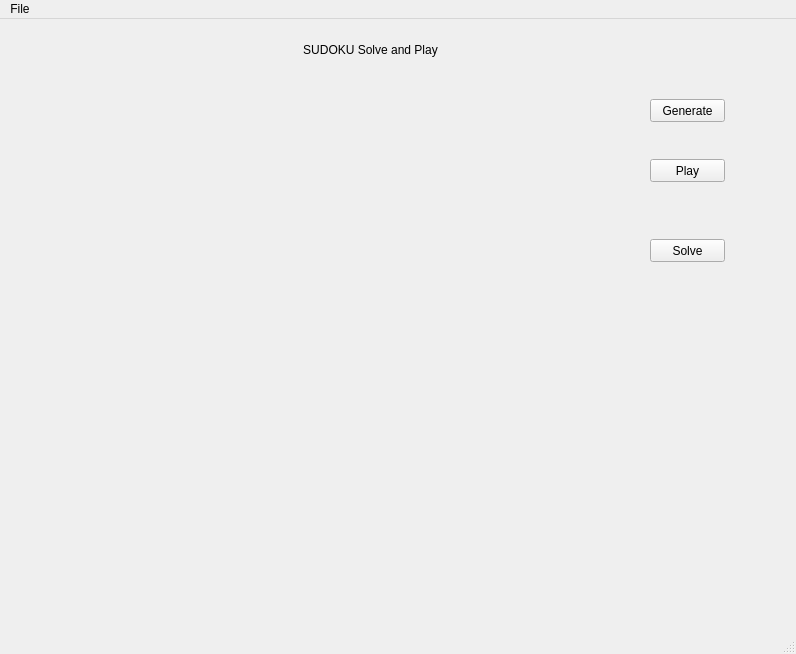
<?xml version="1.0" encoding="UTF-8"?>
<ui version="4.0">
 <class>MainWindow</class>
 <widget class="QMainWindow" name="MainWindow">
  <property name="geometry">
   <rect>
    <x>0</x>
    <y>0</y>
    <width>796</width>
    <height>654</height>
   </rect>
  </property>
  <property name="windowTitle">
   <string>MainWindow</string>
  </property>
  <widget class="QWidget" name="centralwidget">
   <widget class="QLabel" name="label">
    <property name="geometry">
     <rect>
      <x>50</x>
      <y>20</y>
      <width>641</width>
      <height>21</height>
     </rect>
    </property>
    <property name="text">
     <string>SUDOKU Solve and Play</string>
    </property>
    <property name="alignment">
     <set>Qt::AlignCenter</set>
    </property>
   </widget>
   <widget class="QPushButton" name="pushButton">
    <property name="geometry">
     <rect>
      <x>650</x>
      <y>80</y>
      <width>75</width>
      <height>23</height>
     </rect>
    </property>
    <property name="text">
     <string>Generate</string>
    </property>
   </widget>
   <widget class="QPushButton" name="pushButton_2">
    <property name="geometry">
     <rect>
      <x>650</x>
      <y>140</y>
      <width>75</width>
      <height>23</height>
     </rect>
    </property>
    <property name="text">
     <string>Play</string>
    </property>
   </widget>
   <widget class="QPushButton" name="pushButton_3">
    <property name="geometry">
     <rect>
      <x>650</x>
      <y>220</y>
      <width>75</width>
      <height>23</height>
     </rect>
    </property>
    <property name="text">
     <string>Solve</string>
    </property>
   </widget>
  </widget>
  <widget class="QMenuBar" name="menubar">
   <property name="geometry">
    <rect>
     <x>0</x>
     <y>0</y>
     <width>796</width>
     <height>21</height>
    </rect>
   </property>
   <widget class="QMenu" name="menuFile">
    <property name="title">
     <string>File</string>
    </property>
    <addaction name="actionOpen"/>
    <addaction name="actionExit"/>
   </widget>
   <addaction name="menuFile"/>
  </widget>
  <widget class="QStatusBar" name="statusbar"/>
  <action name="actionOpen">
   <property name="text">
    <string>Open</string>
   </property>
  </action>
  <action name="actionExit">
   <property name="text">
    <string>Exit</string>
   </property>
  </action>
 </widget>
 <resources/>
 <connections/>
</ui>
